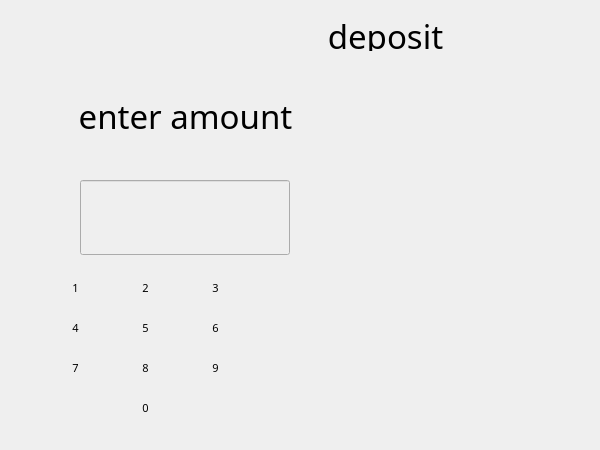
<?xml version="1.0" encoding="UTF-8"?>
<ui version="4.0">
 <class>PutMoney</class>
 <widget class="QWidget" name="PutMoney">
  <property name="geometry">
   <rect>
    <x>0</x>
    <y>0</y>
    <width>600</width>
    <height>450</height>
   </rect>
  </property>
  <property name="font">
   <font>
    <pointsize>8</pointsize>
   </font>
  </property>
  <property name="windowTitle">
   <string>Form</string>
  </property>
  <property name="styleSheet">
   <string notr="true">#Form{
background-image: url(:/Resources/background.png);
}</string>
  </property>
  <widget class="QLabel" name="action">
   <property name="geometry">
    <rect>
     <x>0</x>
     <y>90</y>
     <width>371</width>
     <height>51</height>
    </rect>
   </property>
   <property name="font">
    <font>
     <family>KenVector Future</family>
     <pointsize>25</pointsize>
     <underline>false</underline>
     <strikeout>false</strikeout>
    </font>
   </property>
   <property name="styleSheet">
    <string notr="true">#action{
background: none;
text-align:center;
}</string>
   </property>
   <property name="text">
    <string>enter amount</string>
   </property>
   <property name="alignment">
    <set>Qt::AlignCenter</set>
   </property>
  </widget>
  <widget class="QPushButton" name="cancelButt">
   <property name="geometry">
    <rect>
     <x>390</x>
     <y>370</y>
     <width>215</width>
     <height>79</height>
    </rect>
   </property>
   <property name="styleSheet">
    <string notr="true">#cancelButt {
background-image: url(:Resources/cancel.png);
border: none;
}
#cancelButt:pressed
{
   background-image: url(:Resources/cancelP.png);
  border: none;
}</string>
   </property>
   <property name="text">
    <string/>
   </property>
   <property name="iconSize">
    <size>
     <width>219</width>
     <height>79</height>
    </size>
   </property>
  </widget>
  <widget class="QPushButton" name="pushButton_5">
   <property name="geometry">
    <rect>
     <x>120</x>
     <y>310</y>
     <width>51</width>
     <height>35</height>
    </rect>
   </property>
   <property name="font">
    <font>
     <family>KenVector Future</family>
    </font>
   </property>
   <property name="styleSheet">
    <string notr="true">#pushButton_5{
background-image: url(:Resources/padButtonShort.png);
border: none;
}
</string>
   </property>
   <property name="text">
    <string>5</string>
   </property>
  </widget>
  <widget class="QPushButton" name="cancelAct">
   <property name="geometry">
    <rect>
     <x>270</x>
     <y>350</y>
     <width>71</width>
     <height>35</height>
    </rect>
   </property>
   <property name="styleSheet">
    <string notr="true">#cancelAct{
background-image: url(:/Resources/cancelAct.png);
border: none;
}</string>
   </property>
   <property name="text">
    <string/>
   </property>
   <property name="iconSize">
    <size>
     <width>71</width>
     <height>35</height>
    </size>
   </property>
  </widget>
  <widget class="QPushButton" name="okAct">
   <property name="geometry">
    <rect>
     <x>270</x>
     <y>270</y>
     <width>71</width>
     <height>35</height>
    </rect>
   </property>
   <property name="styleSheet">
    <string notr="true">#okAct
{
background-image: url(:/Resources/okAct.png);
border: none;
}</string>
   </property>
   <property name="text">
    <string/>
   </property>
   <property name="iconSize">
    <size>
     <width>71</width>
     <height>35</height>
    </size>
   </property>
  </widget>
  <widget class="QPushButton" name="pushButton_right">
   <property name="geometry">
    <rect>
     <x>190</x>
     <y>390</y>
     <width>51</width>
     <height>35</height>
    </rect>
   </property>
   <property name="font">
    <font>
     <family>KenVector Future</family>
    </font>
   </property>
   <property name="styleSheet">
    <string notr="true">#pushButton_right{
background-image: url(:Resources/padButtonShort.png);
border: none;
}
</string>
   </property>
   <property name="text">
    <string/>
   </property>
  </widget>
  <widget class="QPushButton" name="pushButton_2">
   <property name="geometry">
    <rect>
     <x>120</x>
     <y>270</y>
     <width>51</width>
     <height>35</height>
    </rect>
   </property>
   <property name="font">
    <font>
     <family>KenVector Future</family>
    </font>
   </property>
   <property name="styleSheet">
    <string notr="true">#pushButton_2 {
background-image: url(:Resources/padButtonShort.png);
border: none;
}
</string>
   </property>
   <property name="text">
    <string>2</string>
   </property>
  </widget>
  <widget class="QPushButton" name="pushButton_8">
   <property name="geometry">
    <rect>
     <x>120</x>
     <y>350</y>
     <width>51</width>
     <height>35</height>
    </rect>
   </property>
   <property name="font">
    <font>
     <family>KenVector Future</family>
    </font>
   </property>
   <property name="styleSheet">
    <string notr="true">#pushButton_8{
background-image: url(:Resources/padButtonShort.png);
border: none;
}
</string>
   </property>
   <property name="text">
    <string>8</string>
   </property>
  </widget>
  <widget class="QPushButton" name="pushButton_6">
   <property name="geometry">
    <rect>
     <x>190</x>
     <y>310</y>
     <width>51</width>
     <height>35</height>
    </rect>
   </property>
   <property name="font">
    <font>
     <family>KenVector Future</family>
    </font>
   </property>
   <property name="styleSheet">
    <string notr="true">#pushButton_6{
background-image: url(:Resources/padButtonShort.png);
border: none;
}

</string>
   </property>
   <property name="text">
    <string>6</string>
   </property>
  </widget>
  <widget class="QPushButton" name="pushButton_7">
   <property name="geometry">
    <rect>
     <x>50</x>
     <y>350</y>
     <width>51</width>
     <height>35</height>
    </rect>
   </property>
   <property name="font">
    <font>
     <family>KenVector Future</family>
    </font>
   </property>
   <property name="styleSheet">
    <string notr="true">#pushButton_7{
background-image: url(:Resources/padButtonShort.png);
border: none;
}
</string>
   </property>
   <property name="text">
    <string>7</string>
   </property>
  </widget>
  <widget class="QPushButton" name="eraseAct">
   <property name="geometry">
    <rect>
     <x>270</x>
     <y>310</y>
     <width>71</width>
     <height>35</height>
    </rect>
   </property>
   <property name="styleSheet">
    <string notr="true">#eraseAct{
background-image: url(:/Resources/eraseAct.png);
border: none;
}</string>
   </property>
   <property name="text">
    <string/>
   </property>
   <property name="iconSize">
    <size>
     <width>71</width>
     <height>35</height>
    </size>
   </property>
  </widget>
  <widget class="QPushButton" name="pushButton_3">
   <property name="geometry">
    <rect>
     <x>190</x>
     <y>270</y>
     <width>51</width>
     <height>35</height>
    </rect>
   </property>
   <property name="font">
    <font>
     <family>KenVector Future</family>
    </font>
   </property>
   <property name="styleSheet">
    <string notr="true">#pushButton_3 {
background-image: url(:Resources/padButtonShort.png);
border: none;
}
</string>
   </property>
   <property name="text">
    <string>3</string>
   </property>
  </widget>
  <widget class="QPushButton" name="pushButton_9">
   <property name="geometry">
    <rect>
     <x>190</x>
     <y>350</y>
     <width>51</width>
     <height>35</height>
    </rect>
   </property>
   <property name="font">
    <font>
     <family>KenVector Future</family>
    </font>
   </property>
   <property name="styleSheet">
    <string notr="true">#pushButton_9{
background-image: url(:Resources/padButtonShort.png);
border: none;
}
</string>
   </property>
   <property name="text">
    <string>9</string>
   </property>
  </widget>
  <widget class="QPushButton" name="pushButton_left">
   <property name="geometry">
    <rect>
     <x>50</x>
     <y>390</y>
     <width>51</width>
     <height>35</height>
    </rect>
   </property>
   <property name="font">
    <font>
     <family>KenVector Future</family>
    </font>
   </property>
   <property name="styleSheet">
    <string notr="true">#pushButton_left{
background-image: url(:Resources/padButtonShort.png);
border: none;
}
</string>
   </property>
   <property name="text">
    <string/>
   </property>
  </widget>
  <widget class="QPushButton" name="pushButton_4">
   <property name="geometry">
    <rect>
     <x>50</x>
     <y>310</y>
     <width>51</width>
     <height>35</height>
    </rect>
   </property>
   <property name="font">
    <font>
     <family>KenVector Future</family>
    </font>
   </property>
   <property name="styleSheet">
    <string notr="true">#pushButton_4 {
background-image: url(:Resources/padButtonShort.png);
border: none;
}
</string>
   </property>
   <property name="text">
    <string>4</string>
   </property>
  </widget>
  <widget class="QPushButton" name="pushButton_0">
   <property name="geometry">
    <rect>
     <x>120</x>
     <y>390</y>
     <width>51</width>
     <height>35</height>
    </rect>
   </property>
   <property name="font">
    <font>
     <family>KenVector Future</family>
    </font>
   </property>
   <property name="styleSheet">
    <string notr="true">#pushButton_0{
background-image: url(:Resources/padButtonShort.png);
border: none;
}
</string>
   </property>
   <property name="text">
    <string>0</string>
   </property>
  </widget>
  <widget class="QPushButton" name="pushButton_1">
   <property name="geometry">
    <rect>
     <x>50</x>
     <y>270</y>
     <width>51</width>
     <height>35</height>
    </rect>
   </property>
   <property name="font">
    <font>
     <family>KenVector Future</family>
    </font>
   </property>
   <property name="styleSheet">
    <string notr="true">#pushButton_1 {
background-image: url(:Resources/padButtonShort.png);
border: none;
}
</string>
   </property>
   <property name="text">
    <string>1</string>
   </property>
  </widget>
  <widget class="QLabel" name="window_2">
   <property name="geometry">
    <rect>
     <x>170</x>
     <y>20</y>
     <width>431</width>
     <height>31</height>
    </rect>
   </property>
   <property name="font">
    <font>
     <family>KenVector Future</family>
     <pointsize>25</pointsize>
     <underline>false</underline>
     <strikeout>false</strikeout>
    </font>
   </property>
   <property name="text">
    <string>deposit</string>
   </property>
   <property name="alignment">
    <set>Qt::AlignCenter</set>
   </property>
  </widget>
  <widget class="QLineEdit" name="lineEdit">
   <property name="enabled">
    <bool>false</bool>
   </property>
   <property name="geometry">
    <rect>
     <x>80</x>
     <y>180</y>
     <width>210</width>
     <height>75</height>
    </rect>
   </property>
   <property name="font">
    <font>
     <pointsize>24</pointsize>
    </font>
   </property>
   <property name="styleSheet">
    <string notr="true">#lineEdit
{
background-image: url(:/Resources/lineIn.png);
}</string>
   </property>
   <property name="text">
    <string/>
   </property>
   <property name="alignment">
    <set>Qt::AlignCenter</set>
   </property>
   <property name="readOnly">
    <bool>true</bool>
   </property>
  </widget>
  <widget class="QLabel" name="info">
   <property name="geometry">
    <rect>
     <x>20</x>
     <y>140</y>
     <width>321</width>
     <height>31</height>
    </rect>
   </property>
   <property name="font">
    <font>
     <family>KenVector Future</family>
     <pointsize>14</pointsize>
     <underline>false</underline>
     <strikeout>false</strikeout>
    </font>
   </property>
   <property name="text">
    <string/>
   </property>
   <property name="alignment">
    <set>Qt::AlignCenter</set>
   </property>
  </widget>
 </widget>
 <resources/>
 <connections/>
</ui>
